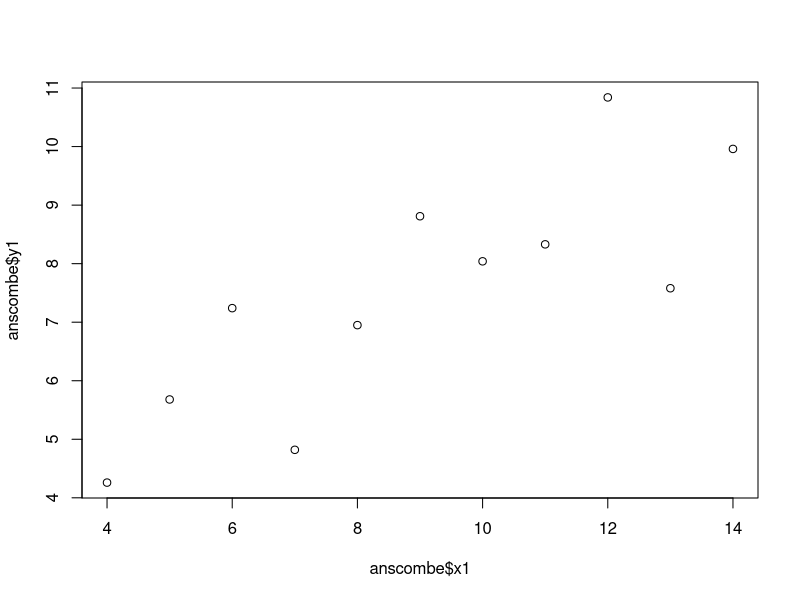
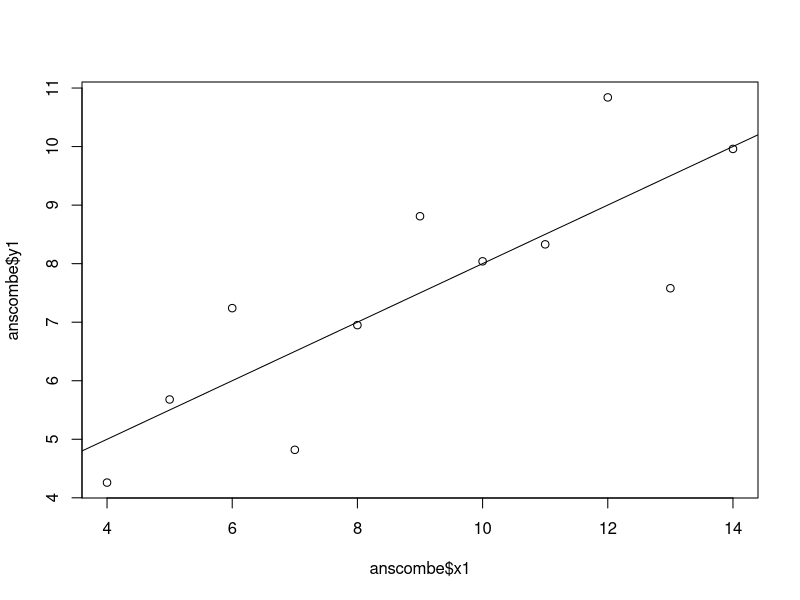
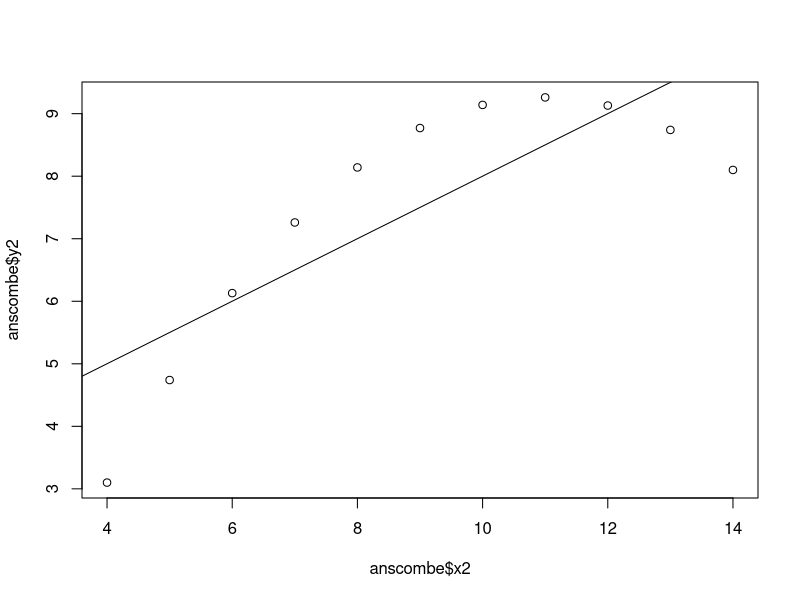
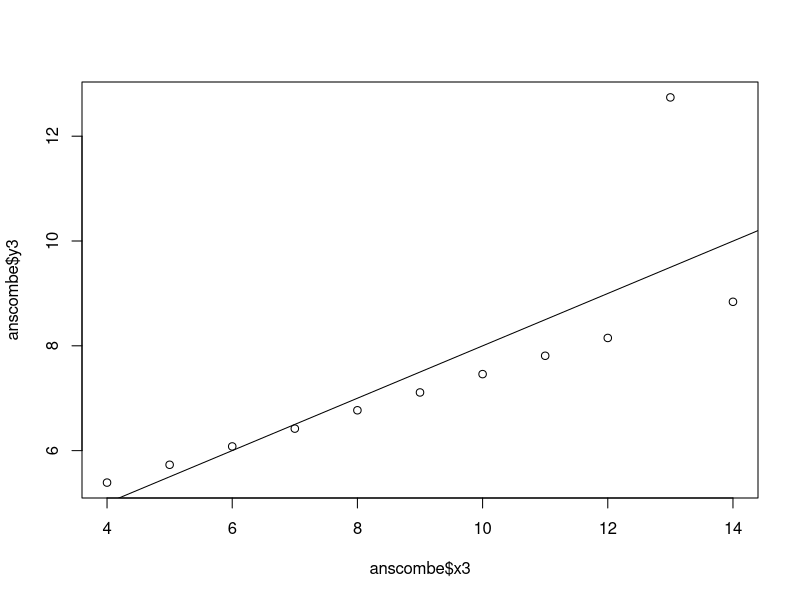
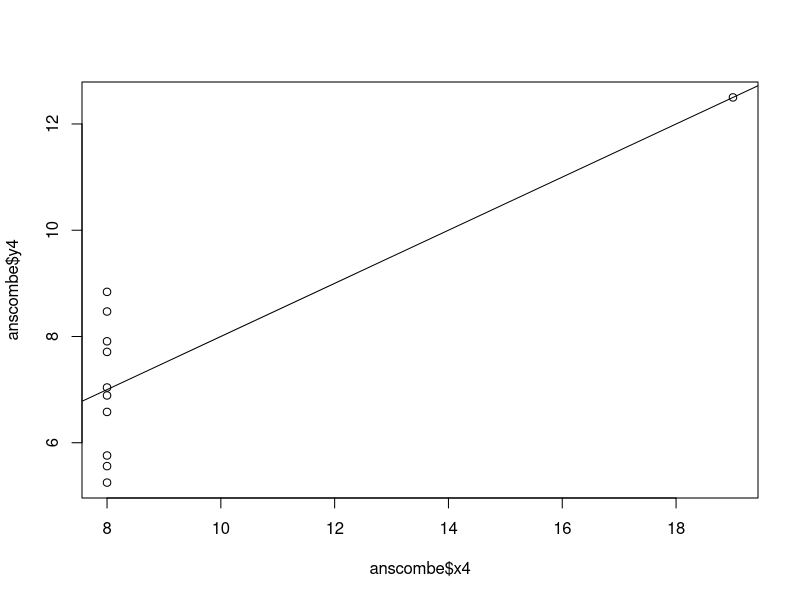
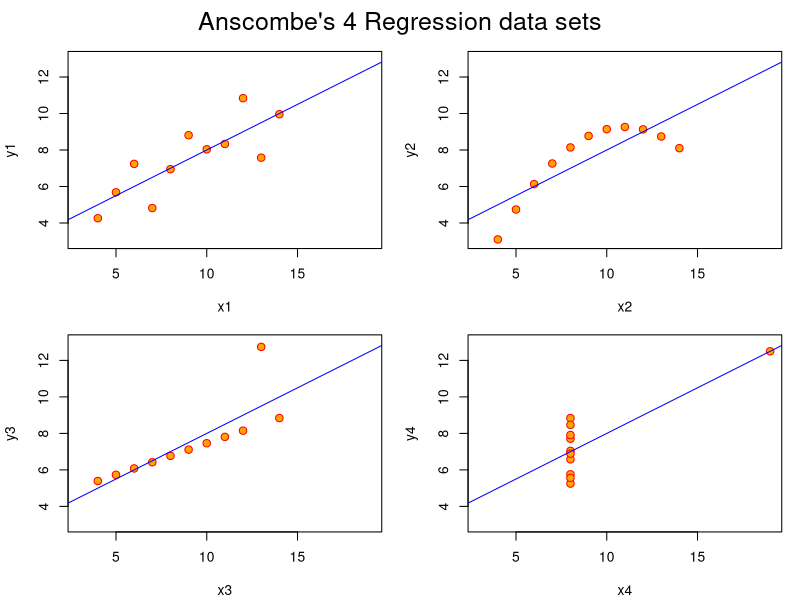

These figures' R source, in order:
## Anscombe (1973) Quartlet

data(anscombe)  # Load Anscombe's data
View(anscombe) # View the data
summary(anscombe)

## Simple version
plot(anscombe$x1,anscombe$y1)
summary(anscombe)

# Create four model objects
lm1 <- lm(y1 ~ x1, data=anscombe)
summary(lm1)
lm2 <- lm(y2 ~ x2, data=anscombe)
summary(lm2)
lm3 <- lm(y3 ~ x3, data=anscombe)
summary(lm3)
lm4 <- lm(y4 ~ x4, data=anscombe)
summary(lm4)
plot(anscombe$x1,anscombe$y1)
abline(coefficients(lm1))
plot(anscombe$x2,anscombe$y2)
abline(coefficients(lm2))
plot(anscombe$x3,anscombe$y3)
abline(coefficients(lm3))
plot(anscombe$x4,anscombe$y4)
abline(coefficients(lm4))


## Fancy version (per help file)

ff <- y ~ x
mods <- setNames(as.list(1:4), paste0("lm", 1:4))

# Plot using for loop
for(i in 1:4) {
  ff[2:3] <- lapply(paste0(c("y","x"), i), as.name)
  ## or   ff[[2]] <- as.name(paste0("y", i))
  ##      ff[[3]] <- as.name(paste0("x", i))
  mods[[i]] <- lmi <- lm(ff, data = anscombe)
  print(anova(lmi))
}

sapply(mods, coef)  # Note the use of this function
lapply(mods, function(fm) coef(summary(fm)))

# Preparing for the plots
op <- par(mfrow = c(2, 2), mar = 0.1+c(4,4,1,1), oma =  c(0, 0, 2, 0))

# Plot charts using for loop
for(i in 1:4) {
  ff[2:3] <- lapply(paste0(c("y","x"), i), as.name)
  plot(ff, data = anscombe, col = "red", pch = 21, bg = "orange", cex = 1.2,
       xlim = c(3, 19), ylim = c(3, 13))
  abline(mods[[i]], col = "blue")
}
mtext("Anscombe's 4 Regression data sets", outer = TRUE, cex = 1.5)
par(op)


